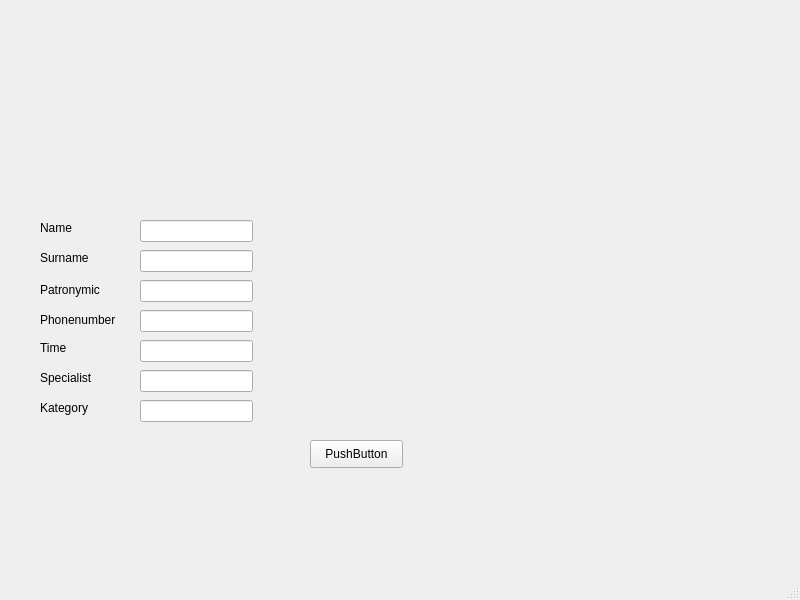
<?xml version="1.0" encoding="UTF-8"?>
<ui version="4.0">
 <class>MainWindow</class>
 <widget class="QMainWindow" name="MainWindow">
  <property name="geometry">
   <rect>
    <x>0</x>
    <y>0</y>
    <width>800</width>
    <height>600</height>
   </rect>
  </property>
  <property name="windowTitle">
   <string>MainWindow</string>
  </property>
  <widget class="QWidget" name="centralwidget">
   <widget class="QLabel" name="namelab">
    <property name="geometry">
     <rect>
      <x>40</x>
      <y>220</y>
      <width>55</width>
      <height>16</height>
     </rect>
    </property>
    <property name="text">
     <string>Name</string>
    </property>
   </widget>
   <widget class="QLabel" name="surnamelab">
    <property name="geometry">
     <rect>
      <x>40</x>
      <y>250</y>
      <width>55</width>
      <height>16</height>
     </rect>
    </property>
    <property name="text">
     <string>Surname</string>
    </property>
   </widget>
   <widget class="QLabel" name="patronymiclab">
    <property name="geometry">
     <rect>
      <x>40</x>
      <y>280</y>
      <width>81</width>
      <height>20</height>
     </rect>
    </property>
    <property name="text">
     <string>Patronymic</string>
    </property>
   </widget>
   <widget class="QLineEdit" name="inputName">
    <property name="geometry">
     <rect>
      <x>140</x>
      <y>220</y>
      <width>113</width>
      <height>22</height>
     </rect>
    </property>
   </widget>
   <widget class="QLineEdit" name="inputSurname">
    <property name="geometry">
     <rect>
      <x>140</x>
      <y>250</y>
      <width>113</width>
      <height>22</height>
     </rect>
    </property>
   </widget>
   <widget class="QLineEdit" name="inputPatronymic">
    <property name="geometry">
     <rect>
      <x>140</x>
      <y>280</y>
      <width>113</width>
      <height>22</height>
     </rect>
    </property>
   </widget>
   <widget class="QPushButton" name="pushButton">
    <property name="geometry">
     <rect>
      <x>310</x>
      <y>440</y>
      <width>93</width>
      <height>28</height>
     </rect>
    </property>
    <property name="text">
     <string>PushButton</string>
    </property>
   </widget>
   <widget class="QLabel" name="phonenumberlab">
    <property name="geometry">
     <rect>
      <x>40</x>
      <y>310</y>
      <width>81</width>
      <height>20</height>
     </rect>
    </property>
    <property name="text">
     <string>Phonenumber</string>
    </property>
   </widget>
   <widget class="QLabel" name="timelab">
    <property name="geometry">
     <rect>
      <x>40</x>
      <y>340</y>
      <width>55</width>
      <height>16</height>
     </rect>
    </property>
    <property name="text">
     <string>Time</string>
    </property>
   </widget>
   <widget class="QLabel" name="specialistlab">
    <property name="geometry">
     <rect>
      <x>40</x>
      <y>370</y>
      <width>55</width>
      <height>16</height>
     </rect>
    </property>
    <property name="text">
     <string>Specialist</string>
    </property>
   </widget>
   <widget class="QLabel" name="kategorylab">
    <property name="geometry">
     <rect>
      <x>40</x>
      <y>400</y>
      <width>55</width>
      <height>16</height>
     </rect>
    </property>
    <property name="text">
     <string>Kategory</string>
    </property>
   </widget>
   <widget class="QLineEdit" name="inputPhonenumber">
    <property name="geometry">
     <rect>
      <x>140</x>
      <y>310</y>
      <width>113</width>
      <height>22</height>
     </rect>
    </property>
   </widget>
   <widget class="QLineEdit" name="inputTime">
    <property name="geometry">
     <rect>
      <x>140</x>
      <y>340</y>
      <width>113</width>
      <height>22</height>
     </rect>
    </property>
   </widget>
   <widget class="QLineEdit" name="inputSpecialist">
    <property name="geometry">
     <rect>
      <x>140</x>
      <y>370</y>
      <width>113</width>
      <height>22</height>
     </rect>
    </property>
   </widget>
   <widget class="QLineEdit" name="inputKategory">
    <property name="geometry">
     <rect>
      <x>140</x>
      <y>400</y>
      <width>113</width>
      <height>22</height>
     </rect>
    </property>
   </widget>
  </widget>
  <widget class="QMenuBar" name="menubar">
   <property name="geometry">
    <rect>
     <x>0</x>
     <y>0</y>
     <width>800</width>
     <height>26</height>
    </rect>
   </property>
  </widget>
  <widget class="QStatusBar" name="statusbar"/>
 </widget>
 <resources/>
 <connections/>
</ui>
